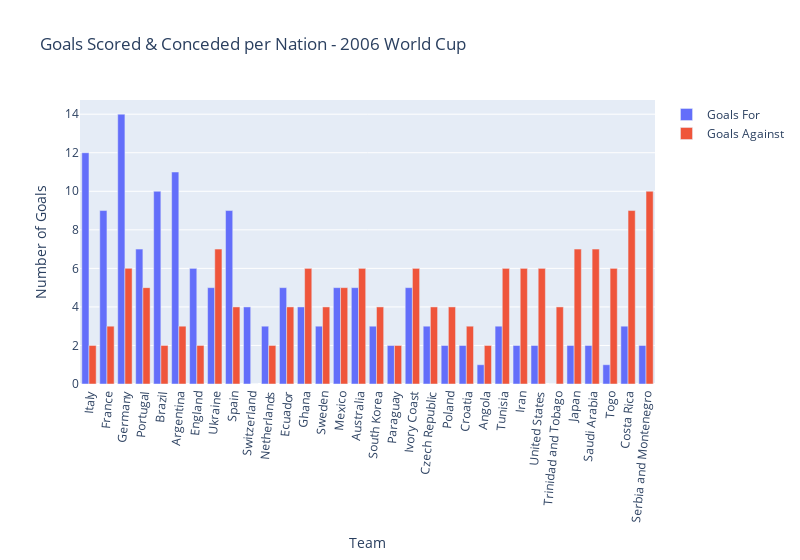

This figure's notebook cell:
### Code cell
config = dict({'scrollZoom': True})
fig5 = px.bar(fifa_world_cup_2006_data, x="Team", y=["Goals For", "Goals Against"], title="Goals Scored & Conceded per Nation - 2006 World Cup", barmode="group", labels={"Team":"Team", "value":"Number of Goals", "variable":""}, width=800)
fig5.update_xaxes(tickangle=-85)
fig5.show("svg")

### Figure 1 — Plotly figure (JSON) as saved in the notebook; plotly's stock layout.template omitted (floating-point values rounded to 4 significant figures)
{"data": [{"alignmentgroup": "True", "hovertemplate": "=Goals For<br>Team=%{x}<br>Number of Goals=%{y}<extra></extra>", "legendgroup": "Goals For", "marker": {"color": "#636efa", "pattern": {"shape": ""}}, "name": "Goals For", "offsetgroup": "Goals For", "orientation": "v", "showlegend": true, "textposition": "auto", "type": "bar", "x": ["Italy", "France", "Germany", "Portugal", "Brazil", "Argentina", "England", "Ukraine", "Spain", "Switzerland", "Netherlands", "Ecuador", "Ghana", "Sweden", "Mexico", "Australia", "South Korea", "Paraguay", "Ivory Coast", "Czech Republic", "Poland", "Croatia", "Angola", "Tunisia", "Iran", "United States", "Trinidad and Tobago", "Japan", "Saudi Arabia", "Togo", "Costa Rica", "Serbia and Montenegro"], "xaxis": "x", "y": [12, 9, 14, 7, 10, 11, 6, 5, 9, 4, 3, 5, 4, 3, 5, 5, 3, 2, 5, 3, 2, 2, 1, 3, 2, 2, 0, 2, 2, 1, 3, 2], "yaxis": "y"}, {"alignmentgroup": "True", "hovertemplate": "=Goals Against<br>Team=%{x}<br>Number of Goals=%{y}<extra></extra>", "legendgroup": "Goals Against", "marker": {"color": "#EF553B", "pattern": {"shape": ""}}, "name": "Goals Against", "offsetgroup": "Goals Against", "orientation": "v", "showlegend": true, "textposition": "auto", "type": "bar", "x": ["Italy", "France", "Germany", "Portugal", "Brazil", "Argentina", "England", "Ukraine", "Spain", "Switzerland", "Netherlands", "Ecuador", "Ghana", "Sweden", "Mexico", "Australia", "South Korea", "Paraguay", "Ivory Coast", "Czech Republic", "Poland", "Croatia", "Angola", "Tunisia", "Iran", "United States", "Trinidad and Tobago", "Japan", "Saudi Arabia", "Togo", "Costa Rica", "Serbia and Montenegro"], "xaxis": "x", "y": [2, 3, 6, 5, 2, 3, 2, 7, 4, 0, 2, 4, 6, 4, 5, 6, 4, 2, 6, 4, 4, 3, 2, 6, 6, 6, 4, 7, 7, 6, 9, 10], "yaxis": "y"}], "layout": {"barmode": "group", "legend": {"title": {"text": ""}, "tracegroupgap": 0}, "title": {"text": "Goals Scored & Conceded per Nation - 2006 World Cup"}, "width": 800, "xaxis": {"anchor": "y", "domain": [0, 1], "tickangle": -85, "title": {"text": "Team"}}, "yaxis": {"anchor": "x", "domain": [0, 1], "title": {"text": "Number of Goals"}}}}
